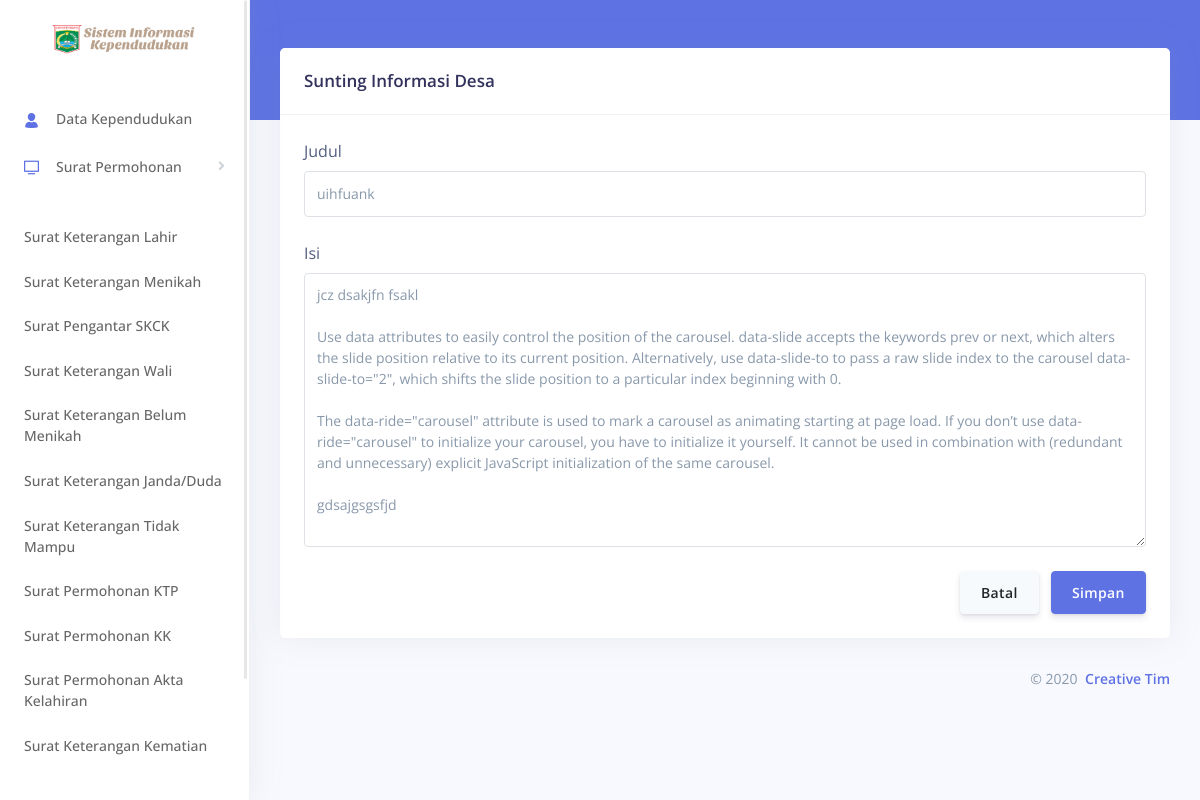
Screenshot of /Informasi_desa/sunting_data/7 with the database file from the repository.
### tables this page shows
CREATE TABLE `informasi_desa` (
  `id_info` int(11) NOT NULL,
  `Judul` varchar(30) NOT NULL,
  `Isi` longtext NOT NULL
);

### application/controllers/Informasi_desa.php (called while the page is built, shortened)
<?php
class Informasi_desa extends CI_Controller
{
    public function sunting_data($id_info)
    {
        $where = array('id_info' => $id_info);
        $this->load->model('M_informasidesa');
        $data['info'] = $this->M_informasidesa->sunting($where, 'informasi_desa')->row();
        $this->load->view('templates/header14');
        $this->load->view('infodesa/v_sunting', $data);
        $this->load->view('templates/footer');
    }
}

### index.php (called while the page is built, shortened)
<?php
require_once BASEPATH.'core/CodeIgniter.php';

### application/models/M_informasidesa.php (called while the page is built, shortened)
<?php
class M_informasidesa extends CI_Model
{
    public function sunting($where, $table)
    {
        return $this->db->get_where($table, $where);
    }
}

### application/views/infodesa/v_sunting.php (the view, shortened to what this page needs)
<div class="main-content" id="panel">
    <div class="header bg-primary pb-6">
        <div class="container-fluid">
            <div class="header-body">
                <div class="row align-items-center py-4">
                </div>
            </div>
        </div>
    </div>
    <div class="container-fluid mt--6">
        <div class="row">
            <div class="col">
                <div class="card">
                    <div class="card-header border-0">
                        <h3 class="mb-0">Sunting Informasi Desa</h3>
                    </div>
                    <div class="card-footer py-4">
                        <form method="post" action="<?php echo base_url() . 'Informasi_desa/update_data' ?>">
                            <div class="form-group">
                                <label>Judul</label>
                                <input type="text" name="Judul" class="form-control" value="<?php echo $info->Judul ?>">
                            </div>
                            <div class="form-group">
                                <label>Isi</label>
                                <textarea rows="12" name="Isi" class="form-control"><?php echo $info->Isi ?></textarea>
                            </div>
                            <div class="text-right">
                                <input type="button" class="btn btn-secondary" value="Batal" onclick="history.back(-1)" />
                                <button type="submit" class="btn btn-primary">Simpan</button>
                            </div>
                        </form>
                    </div>
                </div>
            </div>
        </div>

### rows the page displays
informasi_desa: Judul "uihfuank", Isi "jcz dsakjfn fsakl Use data attributes to easily control the position of the carousel. data-slide accepts the keywords prev or next, which alters the slide position relative to its current position. Alternatively, use data-slide-to to pass a raw slide index to the carousel data-slide-to=\"2\", which shifts the slide position to a particular index beginning with 0. The data-ride=\"carousel\" attribute is used to mark a carousel as animating starting at page load. If you don’t use data-ride=\"carousel\" to initialize your carousel, you have to initialize it yourself. It cannot be used in combination with (redundant and unnecessary) explicit JavaScript initialization of the same carousel. gdsajgsgsfjd"
